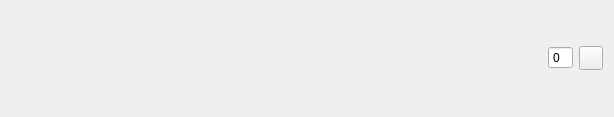
<?xml version="1.0" encoding="UTF-8"?>
<ui version="4.0">
 <class>MyMenuItem</class>
 <widget class="QWidget" name="MyMenuItem">
  <property name="geometry">
   <rect>
    <x>0</x>
    <y>0</y>
    <width>614</width>
    <height>113</height>
   </rect>
  </property>
  <property name="sizePolicy">
   <sizepolicy hsizetype="Preferred" vsizetype="Preferred">
    <horstretch>0</horstretch>
    <verstretch>0</verstretch>
   </sizepolicy>
  </property>
  <property name="windowTitle">
   <string>Form</string>
  </property>
  <layout class="QGridLayout" name="gridLayout">
   <item row="0" column="1">
    <spacer name="horizontalSpacer">
     <property name="orientation">
      <enum>Qt::Horizontal</enum>
     </property>
     <property name="sizeType">
      <enum>QSizePolicy::Fixed</enum>
     </property>
     <property name="sizeHint" stdset="0">
      <size>
       <width>30</width>
       <height>79</height>
      </size>
     </property>
    </spacer>
   </item>
   <item row="0" column="6">
    <layout class="QGridLayout" name="gridLayout_2">
     <item row="0" column="0">
      <widget class="QSpinBox" name="editNum">
       <property name="sizePolicy">
        <sizepolicy hsizetype="Fixed" vsizetype="Fixed">
         <horstretch>0</horstretch>
         <verstretch>0</verstretch>
        </sizepolicy>
       </property>
       <property name="readOnly">
        <bool>true</bool>
       </property>
       <property name="buttonSymbols">
        <enum>QAbstractSpinBox::NoButtons</enum>
       </property>
      </widget>
     </item>
     <item row="0" column="1">
      <widget class="QPushButton" name="buttonPurchase">
       <property name="sizePolicy">
        <sizepolicy hsizetype="Fixed" vsizetype="Fixed">
         <horstretch>0</horstretch>
         <verstretch>0</verstretch>
        </sizepolicy>
       </property>
       <property name="minimumSize">
        <size>
         <width>24</width>
         <height>24</height>
        </size>
       </property>
       <property name="maximumSize">
        <size>
         <width>24</width>
         <height>24</height>
        </size>
       </property>
       <property name="focusPolicy">
        <enum>Qt::ClickFocus</enum>
       </property>
       <property name="contextMenuPolicy">
        <enum>Qt::DefaultContextMenu</enum>
       </property>
       <property name="toolTipDuration">
        <number>0</number>
       </property>
       <property name="autoFillBackground">
        <bool>false</bool>
       </property>
       <property name="styleSheet">
        <string notr="true">border-image: url(:/new/icon/d15.ico);</string>
       </property>
       <property name="text">
        <string/>
       </property>
      </widget>
     </item>
    </layout>
   </item>
   <item row="0" column="2">
    <widget class="QLabel" name="labelName">
     <property name="sizePolicy">
      <sizepolicy hsizetype="Fixed" vsizetype="Fixed">
       <horstretch>0</horstretch>
       <verstretch>0</verstretch>
      </sizepolicy>
     </property>
     <property name="minimumSize">
      <size>
       <width>100</width>
       <height>30</height>
      </size>
     </property>
     <property name="maximumSize">
      <size>
       <width>100</width>
       <height>16777215</height>
      </size>
     </property>
     <property name="text">
      <string/>
     </property>
    </widget>
   </item>
   <item row="0" column="5">
    <spacer name="horizontalSpacer_2">
     <property name="orientation">
      <enum>Qt::Horizontal</enum>
     </property>
     <property name="sizeHint" stdset="0">
      <size>
       <width>133</width>
       <height>79</height>
      </size>
     </property>
    </spacer>
   </item>
   <item row="0" column="0">
    <widget class="QLabel" name="labelIcon">
     <property name="sizePolicy">
      <sizepolicy hsizetype="Fixed" vsizetype="Fixed">
       <horstretch>0</horstretch>
       <verstretch>0</verstretch>
      </sizepolicy>
     </property>
     <property name="minimumSize">
      <size>
       <width>95</width>
       <height>95</height>
      </size>
     </property>
     <property name="maximumSize">
      <size>
       <width>95</width>
       <height>95</height>
      </size>
     </property>
     <property name="baseSize">
      <size>
       <width>95</width>
       <height>95</height>
      </size>
     </property>
     <property name="cursor">
      <cursorShape>ArrowCursor</cursorShape>
     </property>
     <property name="text">
      <string/>
     </property>
    </widget>
   </item>
   <item row="0" column="4">
    <widget class="QLabel" name="labelPrice">
     <property name="sizePolicy">
      <sizepolicy hsizetype="Fixed" vsizetype="Fixed">
       <horstretch>0</horstretch>
       <verstretch>0</verstretch>
      </sizepolicy>
     </property>
     <property name="minimumSize">
      <size>
       <width>100</width>
       <height>30</height>
      </size>
     </property>
     <property name="maximumSize">
      <size>
       <width>100</width>
       <height>16777215</height>
      </size>
     </property>
     <property name="text">
      <string/>
     </property>
    </widget>
   </item>
   <item row="0" column="3">
    <spacer name="horizontalSpacer_3">
     <property name="orientation">
      <enum>Qt::Horizontal</enum>
     </property>
     <property name="sizeType">
      <enum>QSizePolicy::Fixed</enum>
     </property>
     <property name="sizeHint" stdset="0">
      <size>
       <width>20</width>
       <height>20</height>
      </size>
     </property>
    </spacer>
   </item>
  </layout>
 </widget>
 <resources/>
 <connections/>
</ui>
